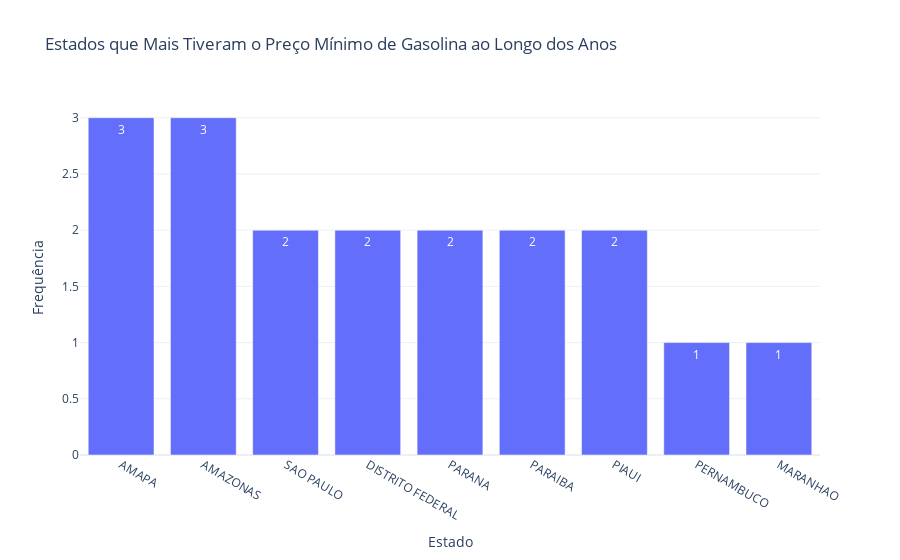

Notebook code for this chart:
### Code cell
# Contagem de estados que mais aparecem como mínimo
max_counts = tabela_diferencas_gasolina['Estado Preço Médio Mínimo'].value_counts().reset_index()
max_counts.columns = ['Estado', 'Frequência']

fig = px.bar(
    max_counts,
    x='Estado',
    y='Frequência',
    title="Estados que Mais Tiveram o Preço Mínimo de Gasolina ao Longo dos Anos",
    text='Frequência'
)

fig.update_layout(template="plotly_white")
fig.write_image("../images/preco_min_gasolina.png")
fig.show()

### Figure 1 — Plotly figure (JSON) as saved in the notebook; plotly's stock layout.template omitted (floating-point values rounded to 4 significant figures)
{"data": [{"hovertemplate": "Estado=%{x}<br>Frequência=%{text}<extra></extra>", "legendgroup": "", "marker": {"color": "#636efa", "pattern": {"shape": ""}}, "name": "", "orientation": "v", "showlegend": false, "text": [3.0, 3.0, 2.0, 2.0, 2.0, 2.0, 2.0, 1.0, 1.0], "textposition": "auto", "type": "bar", "x": ["AMAPA", "AMAZONAS", "SAO PAULO", "DISTRITO FEDERAL", "PARANA", "PARAIBA", "PIAUI", "PERNAMBUCO", "MARANHAO"], "xaxis": "x", "y": [3, 3, 2, 2, 2, 2, 2, 1, 1], "yaxis": "y"}], "layout": {"barmode": "relative", "legend": {"tracegroupgap": 0}, "title": {"text": "Estados que Mais Tiveram o Preço Mínimo de Gasolina ao Longo dos Anos"}, "xaxis": {"anchor": "y", "domain": [0, 1], "title": {"text": "Estado"}}, "yaxis": {"anchor": "x", "domain": [0, 1], "title": {"text": "Frequência"}}}}
